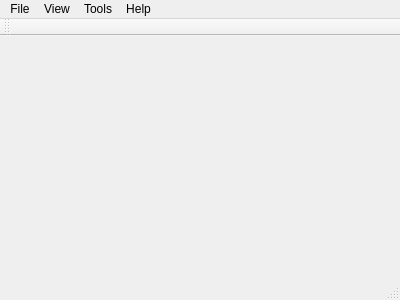
<?xml version="1.0" encoding="UTF-8"?>
<ui version="4.0">
 <class>MainWindow</class>
 <widget class="QMainWindow" name="MainWindow">
  <property name="geometry">
   <rect>
    <x>0</x>
    <y>0</y>
    <width>400</width>
    <height>300</height>
   </rect>
  </property>
  <property name="windowTitle">
   <string>MainWindow</string>
  </property>
  <widget class="QWidget" name="centralWidget">
   <layout class="QVBoxLayout" name="verticalLayout"/>
  </widget>
  <widget class="QMenuBar" name="menuBar">
   <property name="geometry">
    <rect>
     <x>0</x>
     <y>0</y>
     <width>400</width>
     <height>26</height>
    </rect>
   </property>
   <widget class="QMenu" name="menuFile">
    <property name="title">
     <string>File</string>
    </property>
    <widget class="QMenu" name="menuExamples">
     <property name="title">
      <string>Examples</string>
     </property>
     <addaction name="actionTFCoil"/>
     <addaction name="actionTFCoil_2"/>
    </widget>
    <addaction name="actionOpen"/>
    <addaction name="actionNew"/>
    <addaction name="menuExamples"/>
   </widget>
   <widget class="QMenu" name="menuTools">
    <property name="title">
     <string>Tools</string>
    </property>
   </widget>
   <widget class="QMenu" name="menuHelp">
    <property name="title">
     <string>Help</string>
    </property>
   </widget>
   <widget class="QMenu" name="menuView">
    <property name="title">
     <string>View</string>
    </property>
    <addaction name="action2D"/>
    <addaction name="action3D"/>
   </widget>
   <addaction name="menuFile"/>
   <addaction name="menuView"/>
   <addaction name="menuTools"/>
   <addaction name="menuHelp"/>
  </widget>
  <widget class="QToolBar" name="mainToolBar">
   <attribute name="toolBarArea">
    <enum>TopToolBarArea</enum>
   </attribute>
   <attribute name="toolBarBreak">
    <bool>false</bool>
   </attribute>
  </widget>
  <widget class="QStatusBar" name="statusBar"/>
  <action name="actionOpen">
   <property name="text">
    <string>Open</string>
   </property>
  </action>
  <action name="actionNew">
   <property name="text">
    <string>New</string>
   </property>
  </action>
  <action name="action2D">
   <property name="checkable">
    <bool>true</bool>
   </property>
   <property name="text">
    <string>2D</string>
   </property>
  </action>
  <action name="actionTFCoil">
   <property name="text">
    <string>TF_Coil_Andrew_618</string>
   </property>
  </action>
  <action name="action3D">
   <property name="checkable">
    <bool>true</bool>
   </property>
   <property name="checked">
    <bool>true</bool>
   </property>
   <property name="text">
    <string>3D</string>
   </property>
  </action>
  <action name="actionTFCoil_2">
   <property name="text">
    <string>TF_Coil_Test_2</string>
   </property>
  </action>
 </widget>
 <layoutdefault spacing="6" margin="11"/>
 <resources/>
 <connections/>
</ui>
